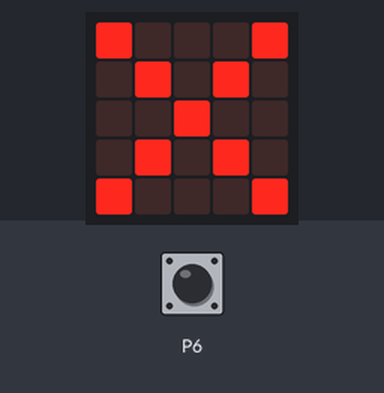
Bench run of a program on a simulated BBC micro:bit running MicroPython. On the bench: the board's 5×5 LED display. Inputs (shaded band) come from the test bench; at power-on: P6 LOW.

Above: at 1.2 s.
1.3 s: P6 pulled HIGH for 0.6 s
At 1.9 s:
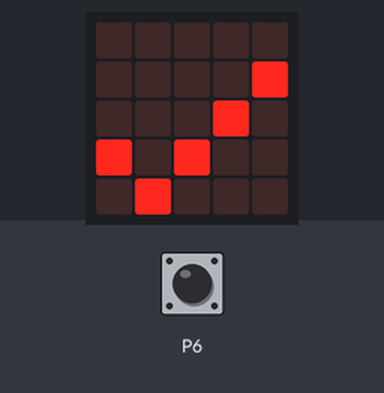
3.5 s: P6 pulled HIGH for 3.2 s
Timing chart, 0 to 6.5 s (numbered marks = the images above; inputs shaded):
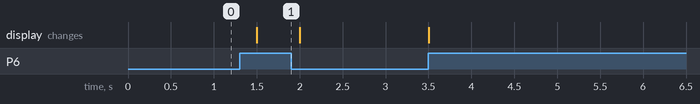

The program:

shockSwitch.py
```python
from microbit import *

while True:
    # connectem la sortida del sensor al pin 6 de la microbit
    shock = pin6.read_digital()
    if shock == True:
        display.show(Image.YES)
    else:
        display.show(Image.NO)
    sleep(500)
```

Measured:
- after the input at 1.3 s, the display: changes after 0.20 s (image 1)
